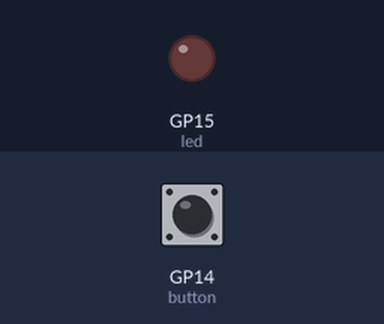
Bench run of a program on a simulated Raspberry Pi Pico running MicroPython. Shown: output pins drawn as LEDs (lit = HIGH). Wiring (from the project's diagram.json): green button on GP14, red LED on GP15. Inputs (shaded band) come from the test bench; at power-on: GP14 (button) HIGH.

Above: at 1.2 s.
1.3 s: GP14 (button) pulled LOW for 0.6 s
At 1.9 s:
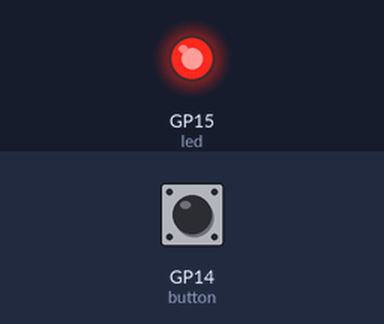
3.5 s: GP14 (button) pulled LOW for 3.2 s
At 7.6 s:
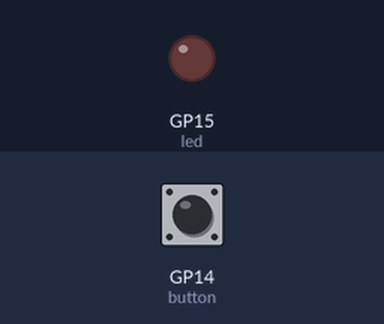
Timing chart, 0 to 9.1 s (numbered marks = the images above; inputs shaded):
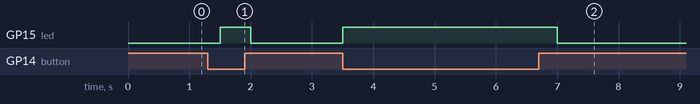

The program:

main.py
```python
from machine import Pin
import time

# Define the LED and Button pins
led = Pin(15, Pin.OUT)              # LED connected to GPIO15
button = Pin(14, Pin.IN, Pin.PULL_UP)  # Button connected to GPIO14 with internal pull-up resistor

while True:
    if button.value() == 0:   # Button pressed (active LOW)
        led.value(1)          # Turn ON LED
    else:
        led.value(0)          # Turn OFF LED
    time.sleep(0.5)           # Small delay for debounce
```

Measured:
- after the input at 1.3 s, GP15 (led): LOW → HIGH after 0.20 s, → LOW 0.50 s later
- after the input at 3.5 s, GP15 (led): LOW → HIGH at once, → LOW 3.5 s later
